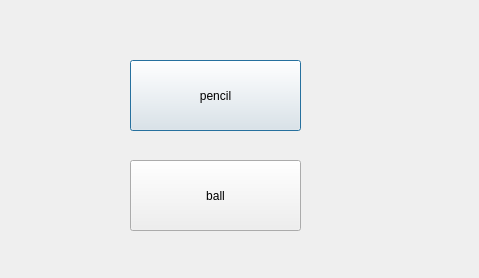
<?xml version="1.0" encoding="UTF-8"?>
<ui version="4.0">
 <class>Dialog</class>
 <widget class="QDialog" name="Dialog">
  <property name="geometry">
   <rect>
    <x>0</x>
    <y>0</y>
    <width>479</width>
    <height>278</height>
   </rect>
  </property>
  <property name="windowTitle">
   <string>Dialog</string>
  </property>
  <widget class="QPushButton" name="pencil_btn">
   <property name="geometry">
    <rect>
     <x>130</x>
     <y>60</y>
     <width>171</width>
     <height>71</height>
    </rect>
   </property>
   <property name="text">
    <string>pencil</string>
   </property>
  </widget>
  <widget class="QPushButton" name="ball_btn">
   <property name="geometry">
    <rect>
     <x>130</x>
     <y>160</y>
     <width>171</width>
     <height>71</height>
    </rect>
   </property>
   <property name="text">
    <string>ball</string>
   </property>
  </widget>
 </widget>
 <resources/>
 <connections/>
</ui>
